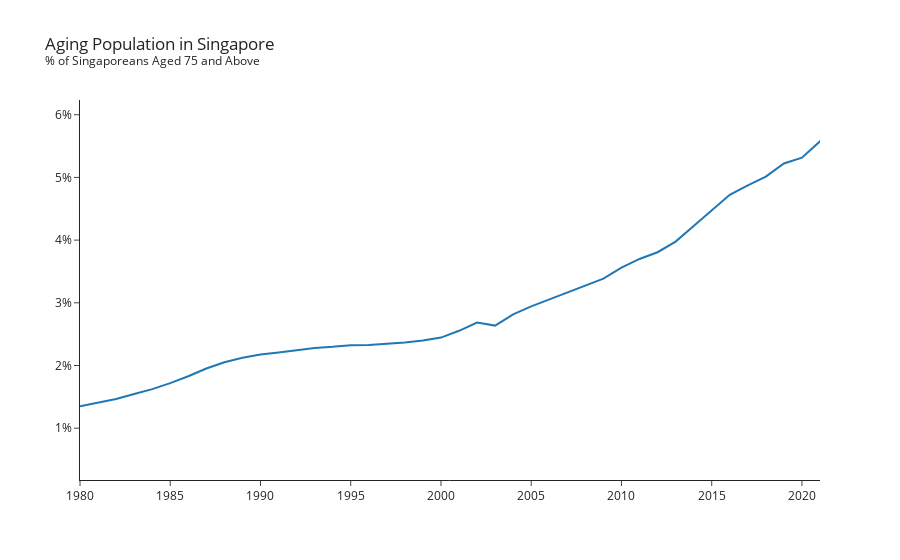

Notebook code cell kept with this figure:
### Code cell
fig = px.line(elderly, x='year', y='75 Years & Over',
              title='Aging Population in Singapore <br><sup>% of Singaporeans Aged 75 and Above</sup>')
fig.update_xaxes(title_text='',
                 range=[1980,2021])
fig.update_yaxes(title_text='',
                 tickformat=',.0%')
fig.show()

### Figure 1 — Plotly figure (JSON) as saved in the notebook; plotly's stock layout.template omitted (floating-point values rounded to 4 significant figures)
{"data": [{"hovertemplate": "year=%{x}<br>75 Years & Over=%{y}<extra></extra>", "legendgroup": "", "line": {"color": "#1F77B4", "dash": "solid"}, "marker": {"symbol": "circle"}, "mode": "lines", "name": "", "orientation": "v", "showlegend": false, "type": "scatter", "x": [1957, 1958, 1959, 1960, 1961, 1962, 1963, 1964, 1965, 1966, 1967, 1968, 1969, 1970, 1971, 1972, 1973, 1974, 1975, 1976, 1977, 1978, 1979, 1980, 1981, 1982, 1983, 1984, 1985, 1986, 1987, 1988, 1989, 1990, 1991, 1992, 1993, 1994, 1995, 1996, 1997, 1998, 1999, 2000, 2001, 2002, 2003, 2004, 2005, 2006, 2007, 2008, 2009, 2010, 2011, 2012, 2013, 2014, 2015, 2016, 2017, 2018, 2019, 2020, 2021, 2022], "xaxis": "x", "y": [0.004764, null, null, null, null, null, null, null, null, null, null, null, null, 0.008327, null, null, null, null, null, null, null, null, null, 0.01348, 0.01401, 0.01467, 0.01544, 0.01623, 0.01719, 0.01829, 0.01951, 0.02052, 0.02125, 0.02175, 0.02207, 0.02248, 0.02278, 0.02297, 0.02322, 0.02326, 0.02345, 0.02366, 0.02399, 0.02445, 0.02553, 0.02684, 0.02636, 0.02814, 0.02943, 0.03051, 0.03159, 0.03275, 0.03386, 0.0356, 0.03699, 0.03807, 0.03976, 0.04226, 0.04475, 0.04722, 0.04872, 0.05012, 0.05222, 0.05315, 0.05576, 0.05932], "yaxis": "y"}], "layout": {"legend": {"tracegroupgap": 0}, "title": {"text": "Aging Population in Singapore <br><sup>% of Singaporeans Aged 75 and Above</sup>"}, "xaxis": {"anchor": "y", "domain": [0, 1], "range": [1980, 2021], "title": {"text": ""}}, "yaxis": {"anchor": "x", "domain": [0, 1], "tickformat": ",.0%", "title": {"text": ""}}}}
